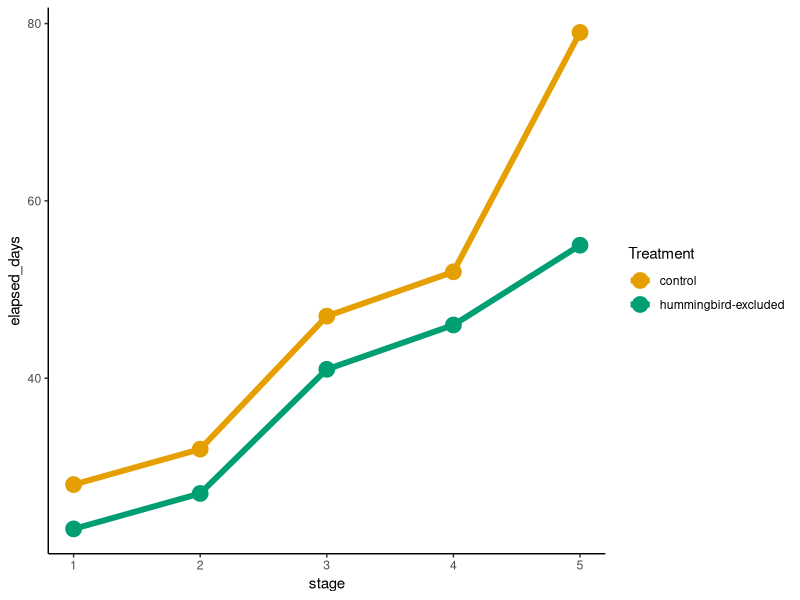

Write R code to recreate this figure.
library(here)
library(tidyverse)


# days to each stage
# cage <- c(23, 4, 14, 5, 9)
# control <- c(28, 4, 15, 5, 27)

# cumilative days to each stage
cage <- c(23, 27, 41, 46, 55)
control <- c(28, 32, 47, 52, 79)

# build tbl_df
df <- 
  tibble(
  'stage' = c(1, 1, 2, 2, 3, 3, 4, 4, 5, 5),
  'elapsed_days' = c(rbind(cage, control)),
  'treatment' = rep(c('hummingbird-excluded', 'control'), 5))


# plot
ggplot(
  data = df, 
  mapping = aes(x = stage, y = elapsed_days)) +
geom_point(
  aes(colour = factor(treatment)), 
  size = 5) +
geom_path(
  aes(colour = factor(treatment)),
  size = 2) +
scale_colour_manual(
  name= "Treatment", 
  values = c("#E69F00", "#009E73")) +
theme_bw() +
theme(
  panel.border = element_blank(), 
  panel.grid.major = element_blank(),
  panel.grid.minor = element_blank(), 
  axis.line = element_line(colour = "black"))

